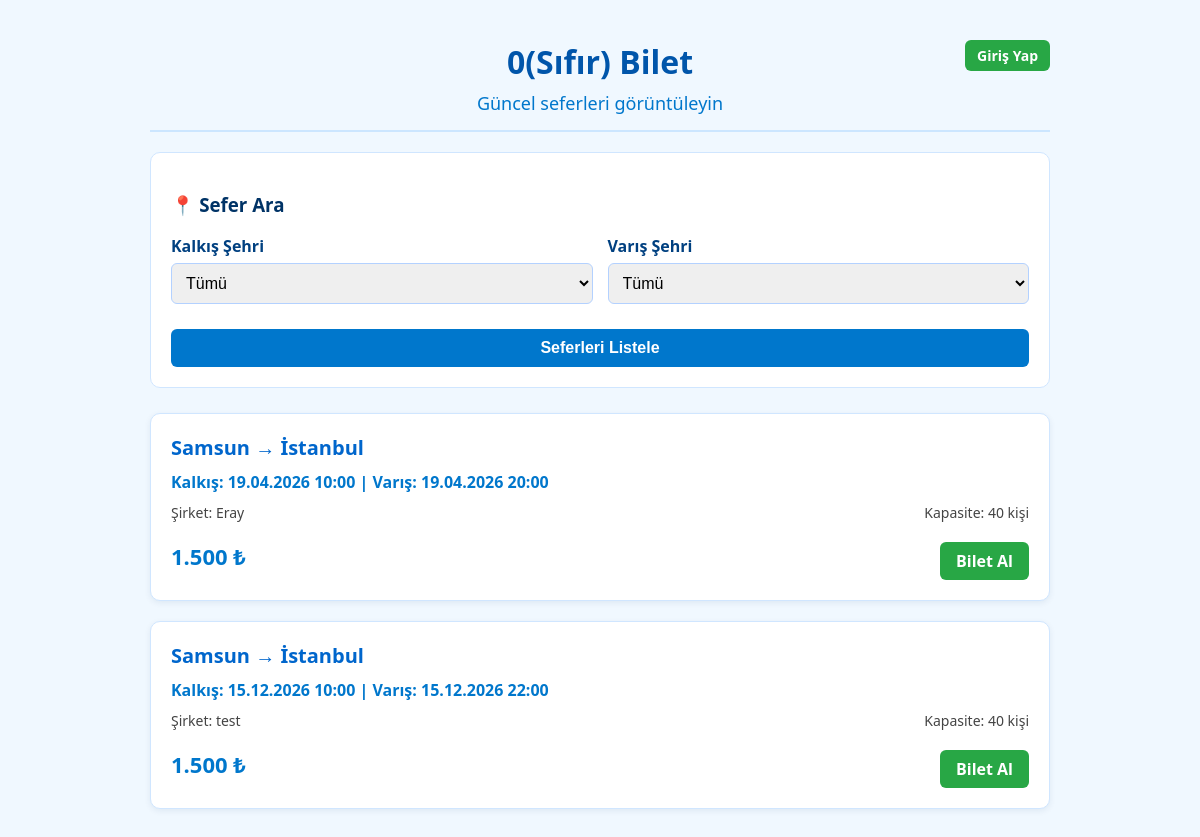
The page / on the database its author committed.
### tables this page shows
CREATE TABLE "Trips" (
	"id" TEXT PRIMARY KEY,
	"company_id" TEXT NOT NULL,
	"departure_city" TEXT NOT NULL,
	"destination_city" TEXT NOT NULL,
	"trip_date" TEXT NOT NULL,          -- YENİ
	"departure_time" TEXT NOT NULL,
	"arrival_time" TEXT NOT NULL,
	"price" INTEGER NOT NULL,
	"capacity" INTEGER NOT NULL,
	"created_date" TEXT NOT NULL DEFAULT CURRENT_TIMESTAMP,
	FOREIGN KEY("company_id") REFERENCES "Bus_Company"("id") ON DELETE CASCADE
);

CREATE TABLE "Bus_Company" (
  "id" TEXT PRIMARY KEY,
  "name" TEXT NOT NULL UNIQUE,
  "logo_path" TEXT,
  "created_at" TEXT NOT NULL DEFAULT CURRENT_TIMESTAMP
);

### index.php (the view, shortened to what this page needs)
<?php
$loggedIn = false;
$userRole = null;
try {
    $pdo = new PDO("sqlite:yavuzlar.db");
    $pdo->setAttribute(PDO::ATTR_ERRMODE, PDO::ERRMODE_EXCEPTION);
} catch (Exception $e) {
    error_log("City load error: " . $e->getMessage());
}
$trips = [];
try {
    $sql = "
        SELECT
            t.id,
            t.departure_city,
            t.destination_city,
            t.trip_date,
            t.departure_time,
            t.arrival_time,
            t.price,
            t.capacity,
            c.name AS company_name
        FROM Trips t
        JOIN Bus_Company c ON t.company_id = c.id
        WHERE datetime(t.trip_date || ' ' || t.departure_time) >= datetime('now')
    ";
    $params = [];
    $sql .= " ORDER BY t.trip_date ASC, t.departure_time ASC";
    $stmt = $pdo->prepare($sql);
    $stmt->execute($params);
    $trips = $stmt->fetchAll(PDO::FETCH_ASSOC);
} catch (Exception $e) {
    error_log("Homepage trips error: " . $e->getMessage());
    $trips = [];
}
?>
<!DOCTYPE html>
<html lang="tr">
<head>
</head>
<body>
    <div class="container">
        <header>
            <h1>0(Sıfır) Bilet </h1>
            <div class="subtitle">Güncel seferleri görüntüleyin</div>
            <div class="top-nav">
                <?php if ($loggedIn): ?>
                    <?php
                    $dashboardUrl = 'dashboard.php';
                    if ($userRole === 'admin') $dashboardUrl = 'admin_dashboard.php';
                    elseif ($userRole === 'company') $dashboardUrl = 'company_dashboard.php?company_id=' . ($_SESSION['company_id'] ?? '');
                    ?>
                    <a href="<?= htmlspecialchars($dashboardUrl) ?>" class="nav-btn btn-account">Hesabım</a>
                    <a href="logout.php" class="nav-btn btn-logout">Çıkış Yap</a>
                <?php else: ?>
                    <a href="login.php" class="nav-btn btn-login">Giriş Yap</a>
                <?php endif; ?>
            </div>
        </header>
        <div class="filter-form">
            <h3>📍 Sefer Ara</h3>
            <form method="GET">
                <div class="form-row">
                    <div class="form-group">
                        <label for="departure_city">Kalkış Şehri</label>
                        <select id="departure_city" name="departure_city">
                            <option value="">Tümü</option>
                        </select>
                    </div>
                    <div class="form-group">
                        <label for="destination_city">Varış Şehri</label>
                        <select id="destination_city" name="destination_city">
                            <option value="">Tümü</option>
                        </select>
                    </div>
                </div>
                <button type="submit" class="btn-filter">Seferleri Listele</button>
            </form>
        </div>
        <?php if (!empty($trips)): ?>
            <?php foreach ($trips as $trip): ?>
                <div class="trip-card">
                    <div class="route">
                        <?= htmlspecialchars($trip['departure_city']) ?> → <?= htmlspecialchars($trip['destination_city']) ?>
                    </div>
                    <div class="time-info">
                        Kalkış: <?= date('d.m.Y H:i', strtotime($trip['trip_date'] . ' ' . $trip['departure_time'])) ?> |
                        Varış: <?= date('d.m.Y H:i', strtotime($trip['trip_date'] . ' ' . $trip['arrival_time'])) ?>
                    </div>
                    <div class="details">
                        <span>Şirket: <?= htmlspecialchars($trip['company_name']) ?></span>
                        <span>Kapasite: <?= (int)$trip['capacity'] ?> kişi</span>
                    </div>
                    <div style="display: flex; justify-content: space-between; align-items: center; margin-top: 10px;">
                        <div class="price"><?= number_format($trip['price'], 0, ',', '.') ?> ₺</div>
                        <?php if ($loggedIn && $userRole === 'user'): ?>
                            <a href="buy_ticket.php?trip_id=<?= urlencode($trip['id']) ?>" class="btn-buy">
                                Bilet Al
                            </a>
                        <?php else: ?>
                            <a href="login.php?msg=Bilet%20satın%20almadan%20önce%20lütfen%20giriş%20yapın.&type=info" class="btn-buy">
                                Bilet Al
                            </a>
                        <?php endif; ?>
                    </div>
                </div>
            <?php endforeach; ?>
        <?php else: ?>
            <div class="no-trips">
                Şu anda gösterilecek aktif sefer bulunmamaktadır.
            </div>
        <?php endif; ?>
    </div>
</body>
</html>

### index.php (style rules this page uses)
body { font-family: 'Segoe UI', Tahoma, Geneva, Verdana, sans-serif; background-color: #f0f8ff; margin: 0; padding: 0; color: #003366; }
.container { max-width: 900px; margin: 20px auto; padding: 20px; }
header { text-align: center; margin-bottom: 20px; padding-bottom: 15px; border-bottom: 2px solid #cce6ff; position: relative; }
h1 { color: #0055aa; margin: 0; }
.subtitle { color: #0077cc; margin-top: 8px; font-size: 18px; }
.top-nav { position: absolute; top: 0; right: 0; display: flex; gap: 10px; }
.nav-btn { padding: 6px 12px; border-radius: 6px; font-size: 14px; font-weight: 600; text-decoration: none; cursor: pointer; }
.btn-login { background: #28a745; color: white; }
.filter-form { background: white; padding: 20px; border-radius: 10px; margin-bottom: 25px; border: 1px solid #d0e6ff; }
.form-row { display: flex; gap: 15px; margin-bottom: 15px; flex-wrap: wrap; }
.form-group { flex: 1; min-width: 200px; }
label { display: block; margin-bottom: 6px; font-weight: 600; color: #004080; }
select, .btn-filter { width: 100%; padding: 10px; border: 1px solid #b3d1ff; border-radius: 6px; font-size: 16px; box-sizing: border-box; }
.btn-filter { background: #0077cc; color: white; border: none; font-weight: 600; cursor: pointer; margin-top: 10px; }
.trip-card { background: white; border: 1px solid #d0e6ff; border-radius: 10px; padding: 20px; margin-bottom: 20px; box-shadow: 0 2px 6px rgba(0, 51, 102, 0.08); }
.route { font-size: 20px; font-weight: bold; color: #0066cc; margin-bottom: 10px; }
.time-info { color: #0077cc; font-weight: 600; margin: 8px 0; }
.details { display: flex; justify-content: space-between; font-size: 14px; color: #444; margin: 10px 0; }
.price { font-size: 22px; color: #0077cc; font-weight: bold; }
.btn-buy { background: #28a745; color: white; text-decoration: none; padding: 8px 16px; border-radius: 6px; font-weight: 600; display: inline-block; margin-top: 10px; transition: background 0.2s; }

### rows shown on the page
trips: departure_city "Samsun", destination_city "İstanbul", trip_date+departure_time "19.04.2026 10:00", trip_date+arrival_time "19.04.2026 20:00", company.name "Eray", capacity "40", price "1.500"
trips: departure_city "Samsun", destination_city "İstanbul", trip_date+departure_time "15.12.2026 10:00", trip_date+arrival_time "15.12.2026 22:00", company.name "test", capacity "40", price "1.500"
